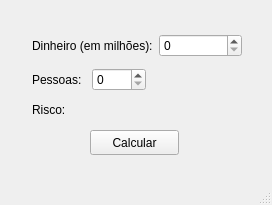
<?xml version="1.0" encoding="UTF-8"?>
<ui version="4.0">
 <class>MainWindow</class>
 <widget class="QMainWindow" name="MainWindow">
  <property name="geometry">
   <rect>
    <x>0</x>
    <y>0</y>
    <width>272</width>
    <height>205</height>
   </rect>
  </property>
  <property name="windowTitle">
   <string>MainWindow</string>
  </property>
  <widget class="QWidget" name="centralwidget">
   <widget class="QPushButton" name="calcularPushButton">
    <property name="geometry">
     <rect>
      <x>90</x>
      <y>130</y>
      <width>89</width>
      <height>25</height>
     </rect>
    </property>
    <property name="text">
     <string>Calcular</string>
    </property>
   </widget>
   <widget class="QWidget" name="">
    <property name="geometry">
     <rect>
      <x>32</x>
      <y>32</y>
      <width>210</width>
      <height>28</height>
     </rect>
    </property>
    <layout class="QHBoxLayout" name="horizontalLayout">
     <item>
      <widget class="QLabel" name="dinheiroLabel">
       <property name="text">
        <string>Dinheiro (em milhões):</string>
       </property>
      </widget>
     </item>
     <item>
      <widget class="QSpinBox" name="dinheiroSpinBox"/>
     </item>
    </layout>
   </widget>
   <widget class="QWidget" name="">
    <property name="geometry">
     <rect>
      <x>32</x>
      <y>66</y>
      <width>114</width>
      <height>28</height>
     </rect>
    </property>
    <layout class="QHBoxLayout" name="horizontalLayout_2">
     <item>
      <widget class="QLabel" name="pessoasLabel">
       <property name="text">
        <string>Pessoas:</string>
       </property>
      </widget>
     </item>
     <item>
      <widget class="QSpinBox" name="pessoasSpinBox"/>
     </item>
    </layout>
   </widget>
   <widget class="QWidget" name="">
    <property name="geometry">
     <rect>
      <x>32</x>
      <y>100</y>
      <width>111</width>
      <height>19</height>
     </rect>
    </property>
    <layout class="QHBoxLayout" name="horizontalLayout_3">
     <item>
      <widget class="QLabel" name="riscoLabel">
       <property name="text">
        <string>Risco:</string>
       </property>
      </widget>
     </item>
     <item>
      <widget class="QLabel" name="riscoLabel2">
       <property name="text">
        <string/>
       </property>
      </widget>
     </item>
    </layout>
   </widget>
  </widget>
  <widget class="QMenuBar" name="menubar">
   <property name="geometry">
    <rect>
     <x>0</x>
     <y>0</y>
     <width>272</width>
     <height>22</height>
    </rect>
   </property>
  </widget>
  <widget class="QStatusBar" name="statusbar"/>
 </widget>
 <resources/>
 <connections/>
</ui>
